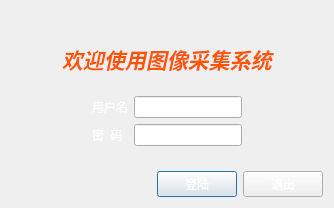
<?xml version="1.0" encoding="UTF-8"?>
<ui version="4.0">
 <class>land</class>
 <widget class="QDialog" name="land">
  <property name="geometry">
   <rect>
    <x>0</x>
    <y>0</y>
    <width>334</width>
    <height>208</height>
   </rect>
  </property>
  <property name="windowTitle">
   <string extracomment="111">登陆</string>
  </property>
  <property name="styleSheet">
   <string notr="true">border-image: url(:/picture/land.jpg);</string>
  </property>
  <layout class="QGridLayout" name="gridLayout">
   <item row="0" column="0">
    <spacer name="verticalSpacer_3">
     <property name="orientation">
      <enum>Qt::Vertical</enum>
     </property>
     <property name="sizeHint" stdset="0">
      <size>
       <width>20</width>
       <height>2</height>
      </size>
     </property>
    </spacer>
   </item>
   <item row="1" column="0">
    <layout class="QHBoxLayout" name="horizontalLayout_2">
     <item>
      <spacer name="horizontalSpacer_3">
       <property name="orientation">
        <enum>Qt::Horizontal</enum>
       </property>
       <property name="sizeHint" stdset="0">
        <size>
         <width>40</width>
         <height>20</height>
        </size>
       </property>
      </spacer>
     </item>
     <item>
      <widget class="QLabel" name="label_3">
       <property name="font">
        <font>
         <family>华文隶书</family>
         <pointsize>16</pointsize>
        </font>
       </property>
       <property name="styleSheet">
        <string notr="true">
selection-color: rgb(255, 255, 255);</string>
       </property>
       <property name="text">
        <string>&lt;html&gt;&lt;head/&gt;&lt;body&gt;&lt;p align=&quot;center&quot;&gt;&lt;span style=&quot; font-size:24pt; font-weight:600; font-style:italic; color:#ff5500; vertical-align:sub;&quot;&gt;欢迎使用图像采集系统&lt;/span&gt;&lt;/p&gt;&lt;/body&gt;&lt;/html&gt;</string>
       </property>
      </widget>
     </item>
     <item>
      <spacer name="horizontalSpacer_4">
       <property name="orientation">
        <enum>Qt::Horizontal</enum>
       </property>
       <property name="sizeHint" stdset="0">
        <size>
         <width>40</width>
         <height>20</height>
        </size>
       </property>
      </spacer>
     </item>
    </layout>
   </item>
   <item row="2" column="0">
    <spacer name="verticalSpacer_2">
     <property name="orientation">
      <enum>Qt::Vertical</enum>
     </property>
     <property name="sizeHint" stdset="0">
      <size>
       <width>20</width>
       <height>17</height>
      </size>
     </property>
    </spacer>
   </item>
   <item row="3" column="0">
    <layout class="QHBoxLayout" name="horizontalLayout_3">
     <item>
      <spacer name="horizontalSpacer">
       <property name="orientation">
        <enum>Qt::Horizontal</enum>
       </property>
       <property name="sizeHint" stdset="0">
        <size>
         <width>40</width>
         <height>20</height>
        </size>
       </property>
      </spacer>
     </item>
     <item>
      <layout class="QHBoxLayout" name="horizontalLayout">
       <item>
        <layout class="QVBoxLayout" name="verticalLayout_2">
         <item>
          <widget class="QLabel" name="label">
           <property name="styleSheet">
            <string notr="true">color: rgb(255, 255, 255);</string>
           </property>
           <property name="text">
            <string>用户名</string>
           </property>
          </widget>
         </item>
         <item>
          <widget class="QLabel" name="label_2">
           <property name="styleSheet">
            <string notr="true">color: rgb(255, 255, 255);
</string>
           </property>
           <property name="text">
            <string>密  码</string>
           </property>
          </widget>
         </item>
        </layout>
       </item>
       <item>
        <layout class="QVBoxLayout" name="verticalLayout">
         <item>
          <widget class="QLineEdit" name="lineEdit">
           <property name="styleSheet">
            <string notr="true">border-image: url(:/picture/白色.jpg);</string>
           </property>
          </widget>
         </item>
         <item>
          <widget class="QLineEdit" name="lineEdit_2">
           <property name="styleSheet">
            <string notr="true">border-image: url(:/picture/白色.jpg);</string>
           </property>
          </widget>
         </item>
        </layout>
       </item>
      </layout>
     </item>
     <item>
      <spacer name="horizontalSpacer_2">
       <property name="orientation">
        <enum>Qt::Horizontal</enum>
       </property>
       <property name="sizeHint" stdset="0">
        <size>
         <width>40</width>
         <height>20</height>
        </size>
       </property>
      </spacer>
     </item>
    </layout>
   </item>
   <item row="4" column="0">
    <spacer name="verticalSpacer">
     <property name="orientation">
      <enum>Qt::Vertical</enum>
     </property>
     <property name="sizeHint" stdset="0">
      <size>
       <width>20</width>
       <height>19</height>
      </size>
     </property>
    </spacer>
   </item>
   <item row="5" column="0">
    <layout class="QHBoxLayout" name="horizontalLayout_4">
     <item>
      <spacer name="horizontalSpacer_7">
       <property name="orientation">
        <enum>Qt::Horizontal</enum>
       </property>
       <property name="sizeHint" stdset="0">
        <size>
         <width>40</width>
         <height>20</height>
        </size>
       </property>
      </spacer>
     </item>
     <item>
      <spacer name="horizontalSpacer_6">
       <property name="orientation">
        <enum>Qt::Horizontal</enum>
       </property>
       <property name="sizeHint" stdset="0">
        <size>
         <width>40</width>
         <height>20</height>
        </size>
       </property>
      </spacer>
     </item>
     <item>
      <spacer name="horizontalSpacer_5">
       <property name="orientation">
        <enum>Qt::Horizontal</enum>
       </property>
       <property name="sizeHint" stdset="0">
        <size>
         <width>40</width>
         <height>20</height>
        </size>
       </property>
      </spacer>
     </item>
     <item>
      <widget class="QPushButton" name="pushButton">
       <property name="minimumSize">
        <size>
         <width>75</width>
         <height>23</height>
        </size>
       </property>
       <property name="styleSheet">
        <string notr="true">border-image: url(:/picture/anniu.ico);
color: rgb(255, 255, 255);</string>
       </property>
       <property name="text">
        <string>登陆</string>
       </property>
      </widget>
     </item>
     <item>
      <widget class="QPushButton" name="pushButton_2">
       <property name="minimumSize">
        <size>
         <width>75</width>
         <height>23</height>
        </size>
       </property>
       <property name="styleSheet">
        <string notr="true">border-image: url(:/picture/anniu.ico);
color: rgb(255, 255, 255);</string>
       </property>
       <property name="text">
        <string>退出</string>
       </property>
      </widget>
     </item>
    </layout>
   </item>
  </layout>
 </widget>
 <resources/>
 <connections/>
</ui>
